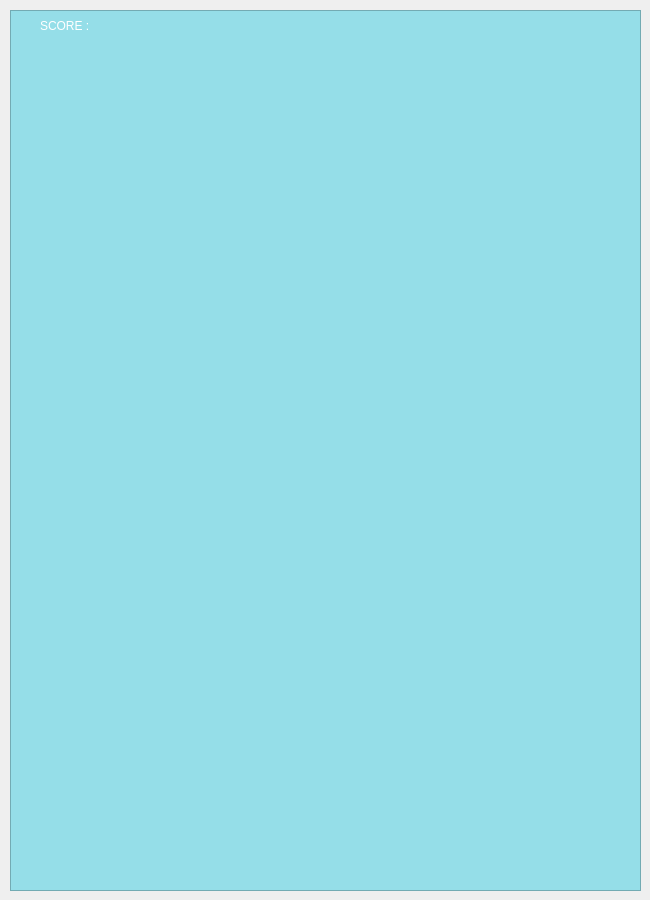
<?xml version="1.0" encoding="UTF-8"?>
<ui version="4.0">
 <class>FenetreJeu</class>
 <widget class="QWidget" name="FenetreJeu">
  <property name="geometry">
   <rect>
    <x>0</x>
    <y>0</y>
    <width>650</width>
    <height>900</height>
   </rect>
  </property>
  <property name="minimumSize">
   <size>
    <width>650</width>
    <height>900</height>
   </size>
  </property>
  <property name="maximumSize">
   <size>
    <width>650</width>
    <height>900</height>
   </size>
  </property>
  <property name="windowTitle">
   <string>CASSE BRIQUE</string>
  </property>
  <widget class="QGraphicsView" name="graphicsView">
   <property name="geometry">
    <rect>
     <x>10</x>
     <y>10</y>
     <width>631</width>
     <height>881</height>
    </rect>
   </property>
   <property name="styleSheet">
    <string notr="true">background-color: rgb(149, 222, 232);</string>
   </property>
  </widget>
  <widget class="QLabel" name="l_score">
   <property name="geometry">
    <rect>
     <x>40</x>
     <y>0</y>
     <width>241</width>
     <height>51</height>
    </rect>
   </property>
   <property name="styleSheet">
    <string notr="true">font: 75 16pt &quot;Calibri&quot;;
color: rgb(255, 255, 255);</string>
   </property>
   <property name="text">
    <string>SCORE :</string>
   </property>
  </widget>
 </widget>
 <resources/>
 <connections/>
</ui>
